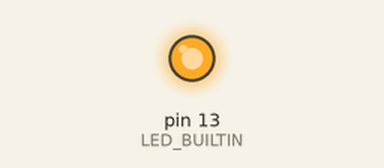
This sketch was run on a simulated Arduino Uno, built with avr-gcc and run on an emulated ATmega328P. On the bench: output pins drawn as LEDs (lit = HIGH).

Above: at 0.2 s.
At 10.5 s:
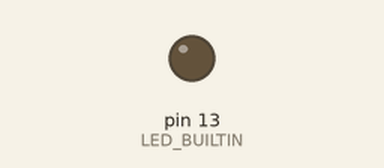
Timing chart, 0 to 14.3 s (numbered marks = the images above):
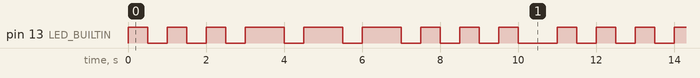

The sketch:

sos_blink.ino
```cpp
void setup() {
  // put your setup code here, to run once:
  pinMode(LED_BUILTIN, OUTPUT);
}

void loop() {
  // put your main code here, to run repeatedly:
  for(int i = 0; i < 9; i++){
    if(i <= 2){
      digitalWrite(LED_BUILTIN, HIGH);
      delay(500);
      digitalWrite(LED_BUILTIN, LOW);
      delay(500);
    }
    if(i > 2 && i <= 5){
      digitalWrite(LED_BUILTIN, HIGH);
      delay(1000);
      digitalWrite(LED_BUILTIN, LOW);
      delay(500);
    }
    if(i == 6 || i == 7){
      digitalWrite(LED_BUILTIN, HIGH);
      delay(500);
      digitalWrite(LED_BUILTIN, LOW);
      delay(500);
    }
    if(i == 8){
      digitalWrite(LED_BUILTIN, HIGH);
      delay(500);
      digitalWrite(LED_BUILTIN, LOW);
      delay(1000);
      i = -1;
    }
  }
}
```

Measured:
- by itself, pin 13 (LED_BUILTIN): repeats every 11.0 s: 2 × (LOW 0.50 s, HIGH 0.50 s), 3 × (LOW 0.50 s, HIGH 1.0 s), 3 × (LOW 0.50 s, HIGH 0.50 s), LOW 1.0 s, HIGH 0.50 s
- by itself, everything shown: repeats every 11.0 s, in 18 steps
